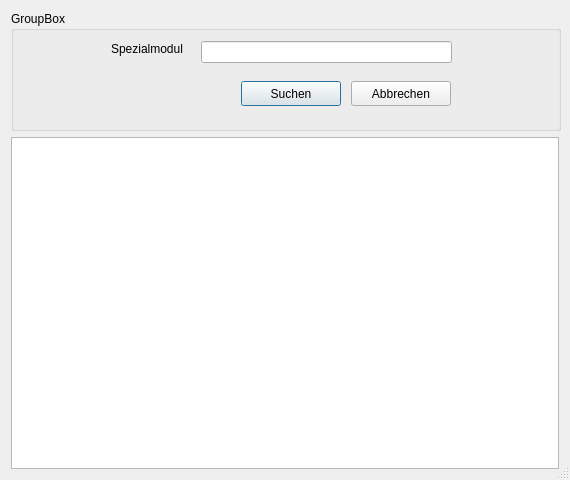
<?xml version="1.0" encoding="UTF-8"?>
<ui version="4.0">
 <class>Dialog</class>
 <widget class="QDialog" name="Dialog">
  <property name="geometry">
   <rect>
    <x>0</x>
    <y>0</y>
    <width>570</width>
    <height>480</height>
   </rect>
  </property>
  <property name="minimumSize">
   <size>
    <width>570</width>
    <height>480</height>
   </size>
  </property>
  <property name="windowTitle">
   <string>Dialog</string>
  </property>
  <property name="sizeGripEnabled">
   <bool>true</bool>
  </property>
  <layout class="QVBoxLayout" name="verticalLayout">
   <item>
    <widget class="QGroupBox" name="groupBox">
     <property name="sizePolicy">
      <sizepolicy hsizetype="Fixed" vsizetype="Fixed">
       <horstretch>0</horstretch>
       <verstretch>0</verstretch>
      </sizepolicy>
     </property>
     <property name="minimumSize">
      <size>
       <width>550</width>
       <height>120</height>
      </size>
     </property>
     <property name="title">
      <string>GroupBox</string>
     </property>
     <widget class="QLineEdit" name="le_suche">
      <property name="geometry">
       <rect>
        <x>190</x>
        <y>30</y>
        <width>251</width>
        <height>22</height>
       </rect>
      </property>
     </widget>
     <widget class="QLabel" name="label">
      <property name="geometry">
       <rect>
        <x>100</x>
        <y>30</y>
        <width>91</width>
        <height>16</height>
       </rect>
      </property>
      <property name="text">
       <string>Spezialmodul</string>
      </property>
     </widget>
     <widget class="QPushButton" name="btn_suchen">
      <property name="geometry">
       <rect>
        <x>230</x>
        <y>70</y>
        <width>100</width>
        <height>25</height>
       </rect>
      </property>
      <property name="text">
       <string>Suchen</string>
      </property>
      <property name="icon">
       <iconset>
        <normaloff>../../_Symbole/UsedSymbols/searchmagnifierinterfacesymbol1_79893.ico</normaloff>../../_Symbole/UsedSymbols/searchmagnifierinterfacesymbol1_79893.ico</iconset>
      </property>
     </widget>
     <widget class="QPushButton" name="btn_abbrechen">
      <property name="geometry">
       <rect>
        <x>340</x>
        <y>70</y>
        <width>100</width>
        <height>25</height>
       </rect>
      </property>
      <property name="text">
       <string>Abbrechen</string>
      </property>
      <property name="icon">
       <iconset>
        <normaloff>../../_Symbole/UsedSymbols/closewindowapplication_cerca_ventan_2874.ico</normaloff>../../_Symbole/UsedSymbols/closewindowapplication_cerca_ventan_2874.ico</iconset>
      </property>
     </widget>
    </widget>
   </item>
   <item>
    <widget class="QTableWidget" name="tableWidget">
     <property name="minimumSize">
      <size>
       <width>0</width>
       <height>0</height>
      </size>
     </property>
     <property name="editTriggers">
      <set>QAbstractItemView::NoEditTriggers</set>
     </property>
     <property name="alternatingRowColors">
      <bool>true</bool>
     </property>
     <attribute name="verticalHeaderVisible">
      <bool>false</bool>
     </attribute>
    </widget>
   </item>
  </layout>
 </widget>
 <resources/>
 <connections/>
</ui>
